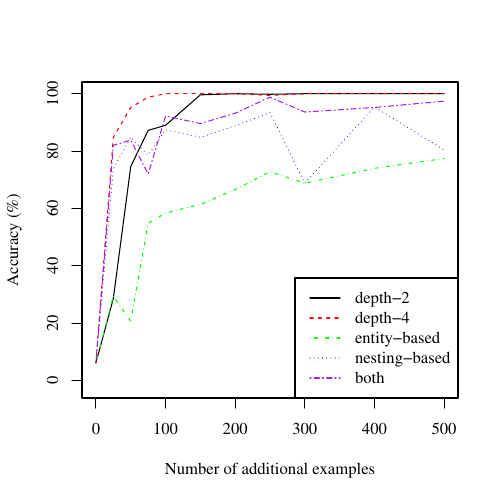

This chart was generated by the following R code:
# Make plot about artificial data
pdf('fig-artificial-aug.pdf', width=5, height=5, pagecentre=T)
par(family='serif')
x = c(0, 25, 50, 75, 100, 150, 200, 250, 300, 400, 500)
y_entities = c(6.2, 29.4, 20.8, 54.8, 58.4, 61.4, 66.6, 72.8, 68.8, 74.0, 77.4)
y_nesting = c(6.2, 73.8, 84.8, 78.6, 87.4, 84.8, 88.8, 93.4, 68.8, 95.4, 80.4)
y_both = c(6.2, 82.0, 83.8, 72.0, 92.2, 89.6, 93.2, 98.8, 93.6, 95.2, 97.4)
y_more_depth2 = c(6.2, 28.6, 74.6, 87.2, 89.0, 99.6, 100, 99.8, 100, 100, 100)
y_more_depth4 = c(6.2, 84.8, 95.2, 98.8, 100, 100, 100, 99.4, 100, 100, 100)

#y_min = min(c(min(y_entities), min(y_nesting), min(y_both)))
y_min = 0
plot(x, y_more_depth2, col='black', ylim=c(y_min - 2, 100), type='l',
     xlab='Number of additional examples',
     ylab='Accuracy (%)',
     #cex=1.5, cex.axis=1.5, cex.lab=1.5) 
     )
lines(x, y_more_depth4, col='red', lty='dashed')
lines(x, y_entities, col='green', lty='dotdash')
lines(x, y_nesting, col='blue', lty='dotted')
lines(x, y_both, col='purple', lty='twodash')
legend('bottomright', 
       c('depth-2', 'depth-4', 'entity-based', 'nesting-based', 'both'),
       col=c('black', 'red', 'green', 'blue', 'purple'),
       lty=c('solid', 'dashed', 'dotdash', 'dotted', 'twodash'))
dev.off()
